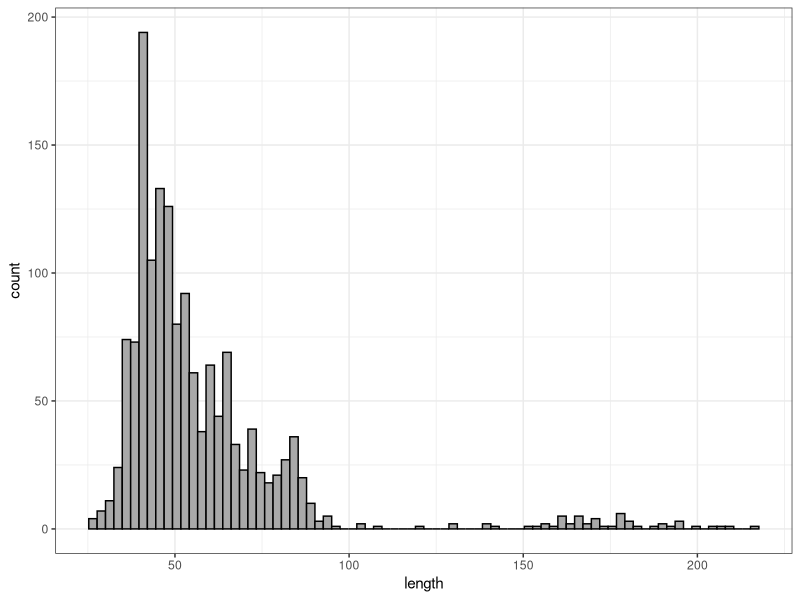
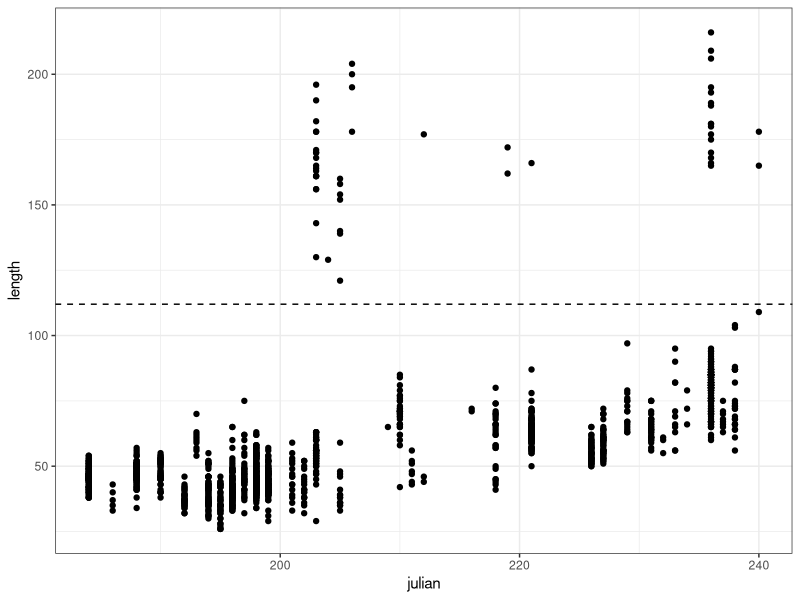
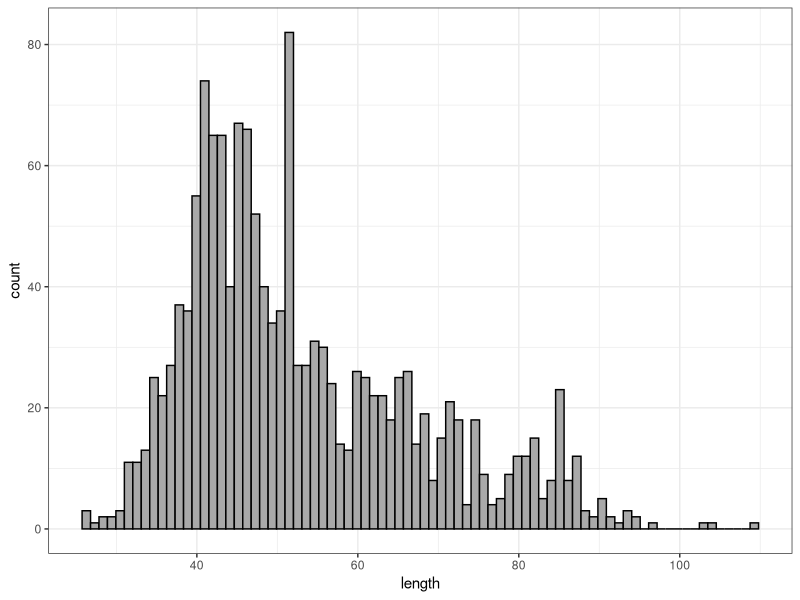

The R source for these figures, in order:
# load and process age-0 pollock data from beach seines

library(tidyverse)
theme_set(theme_bw())

dat <- read.csv("./data/cod.pollock.lengths.2006.2021.csv")

dat <- dat %>% 
  filter(species == "poll")

head(dat)

# examine length histograms to separate age-0 and age-1
ggplot(dat, aes(length)) +
  geom_histogram(bins = 80, fill = "dark grey", color = "black")

# looks like a break of ~100 mm would separate age-0 from age-1

# plot by julian day
ggplot(dat, aes(julian, length)) +
  geom_point() +
  geom_hline(yintercept = 112, lty = 2)

# yes, < 112 mm will segregate age-0'

# remove age-1

dat <- dat %>%
  filter(length < 112)

# check
ggplot(dat, aes(length)) +
  geom_histogram(bins = 80, fill = "dark grey", color = "black")


# ready to analyze!!
